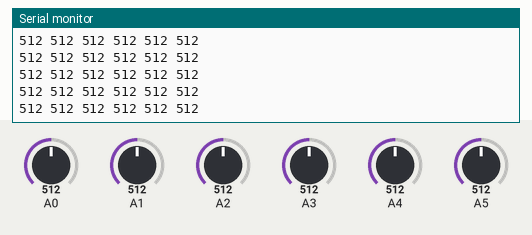
This sketch was run on a simulated Arduino Uno, built with avr-gcc and run on an emulated ATmega328P. Shown: the last lines printed to the serial monitor. The test bench sets the inputs (shaded band); at power-on: A1 = 512, A0 = 512, A2 = 512, A3 = 512, A4 = 512, A5 = 512.

Above: at 4.2 s.
4.3 s: A1 set to 110
At 4.35 s:
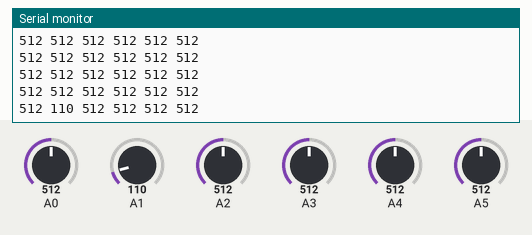
5.8 s: A1 set to 93
At 5.8 s:
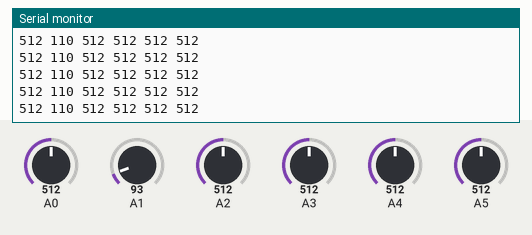
Timing chart, 0 to 8.8 s (numbered marks = the images above; inputs shaded):
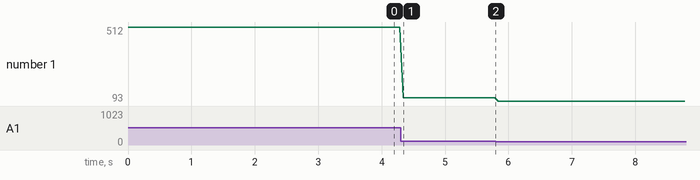

The sketch:

EMGsensorInput.ino
```cpp
int val[6];

void setup() {
  Serial.begin(9600);
}

void loop() {
  for(int i = 0; i < 6; i++){
    val[i] = analogRead(i);
    Serial.print(val[i]);
    Serial.print(" ");
  }
  Serial.println();
  delay(50);
}
```

Measured:
- after the input at 4.3 s, the serial monitor: prints a new line at once (image 1)
- plotted number 1: 512 → 110 after the input at 4.3 s, 110 → 93 after the input at 5.8 s
